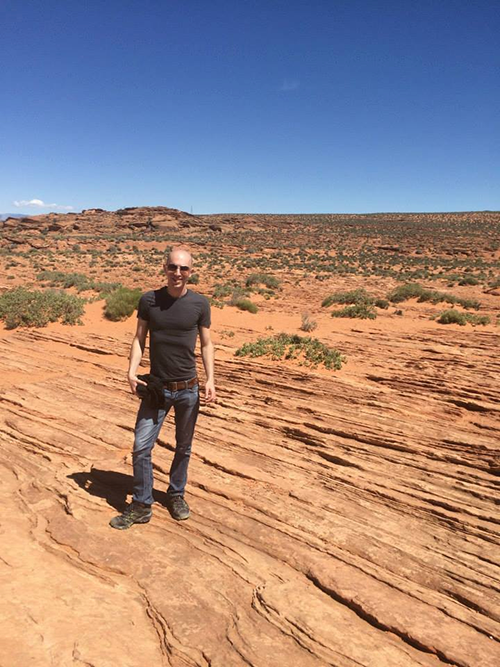
#> input picture Image_processing/face_detection/images/adrian.png, 500 x 667 px
$ python rotate.py ../face_detection/images/adrian.png
#> lines starting #> are read from the running program, lines starting #| are printed output that depends on the picture
# USAGE
# python rotate.py minion.jpg

# import the necessary packages
import imutils
import cv2
import sys

# Get the image
img= sys.argv[1]

# load the image and show it
image = cv2.imread(img)
#> image is the input picture: shape (667, 500, 3); mean B, G, R 128.5, 135.5, 159.5
cv2.imshow("Original", image)


# A simple function to rotate images
rotated = imutils.rotate(image, 180)
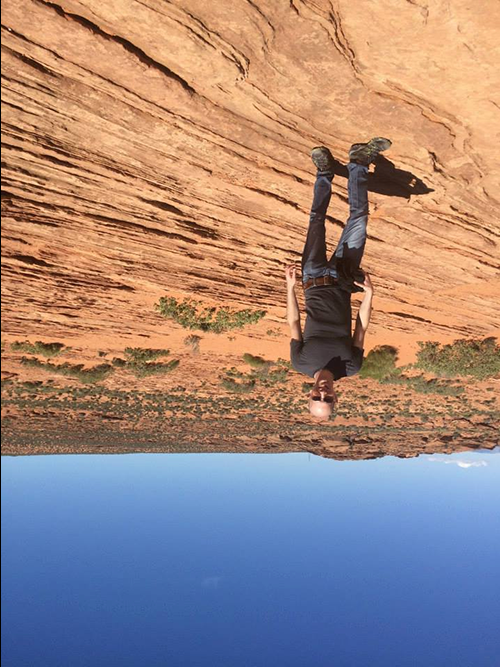
#> rotated: shape (667, 500, 3); mean B, G, R 128.3, 135.1, 159.1
cv2.imshow("Rotated by 180 Degrees", rotated)
cv2.waitKey(0)

for i in range (0,360,20):
	print ("Rotated Angle", i)
	rotated = imutils.rotate(image, i)
	cv2.imshow("Rotated", rotated)
	st = ("image"+str(i)+".jpg")
	cv2.imwrite(st,rotated)
	cv2.waitKey(0)
#> this loop made 18 passes
#> pass 2, `rotated = imutils.rotate(image, i)`:
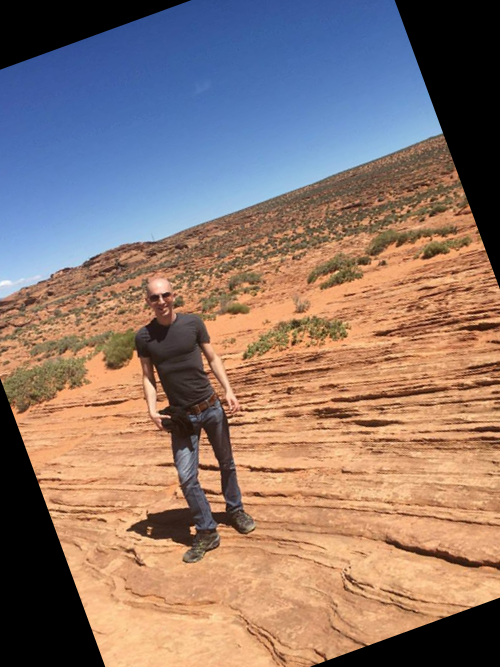
#> rotated: shape (667, 500, 3); mean B, G, R 110.1, 118.2, 140.6
#> pass 3, `rotated = imutils.rotate(image, i)`:
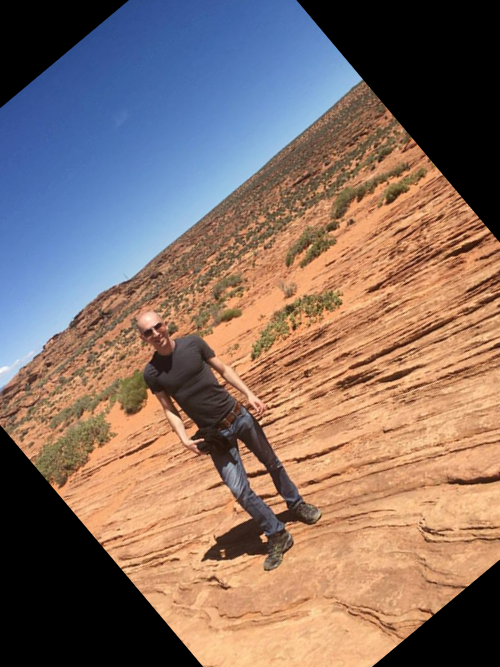
#> rotated: shape (667, 500, 3); mean B, G, R 101.3, 110.3, 132.2
